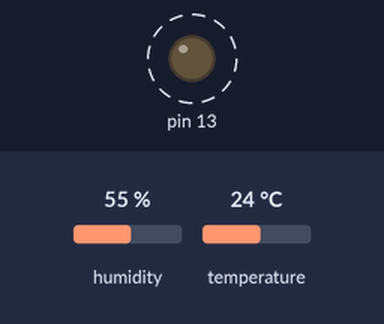
Simulated run of this sketch. Board: Arduino Uno, built with avr-gcc and run on an emulated ATmega328P. Shown: output pins drawn as LEDs (lit = HIGH). Dashed ring = blinking. The test bench sets the inputs (shaded band); at power-on: humidity 55 %, temperature 24 °C. What the sketch prints to the serial monitor is not drawn.

Above: at 0.5 s.
Timing chart, 0 to 3.5 s (numbered marks = the images above):
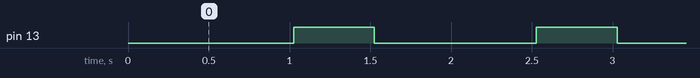

Measured:
- by itself, pin 13: alternates HIGH for 0.50 s and LOW for 1.0 s

The sketch:

sketch_aug22a.ino
```cpp
#include <ArduinoJson.h>
#include <DHT.h>

StaticJsonDocument<16> info;
DHT dht(7, DHT11);

void setup() {
  Serial.begin(9600);
  dht.begin();
  pinMode(13, OUTPUT);

}

void loop() {
  String output;
  info["temperatura"] = dht.readTemperature();
  info["umidade"] = dht.readHumidity();

  serializeJson(info, output);
  Serial.println(output);
  delay(1000);
  digitalWrite(13, HIGH);
  delay(500);
  digitalWrite(13, LOW);
}
```
